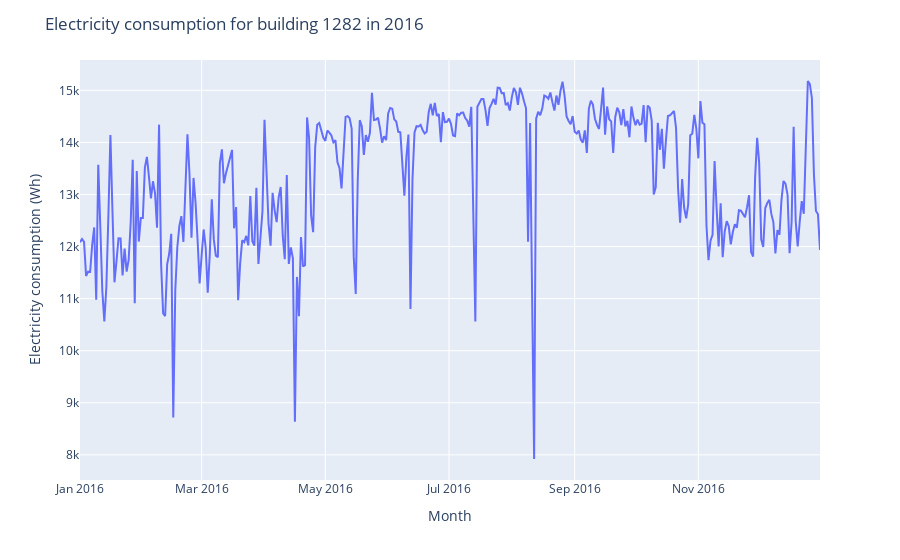

The cell this chart's notebook holds for it:
### Code cell
# Plotting the electricity consumption for building 1282 in 2016
fig = px.line(healthcare_daily, x=healthcare_daily.index, y="meter_reading",)
fig.update_layout(
    yaxis_title="Electricity consumption (Wh)", 
    xaxis_title="Month",
    legend_title="", 
    title="Electricity consumption for building 1282 in 2016"
)
fig.show()

### Figure 1 — Plotly figure (JSON) as saved in the notebook; plotly's stock layout.template omitted (floating-point values rounded to 4 significant figures; data arrays with more than 128 entries replaced by an {"elided": "..."} marker saying what was removed)
{"data": [{"hovertemplate": "timestamp=%{x}<br>meter_reading=%{y}<extra></extra>", "legendgroup": "", "line": {"color": "#636efa", "dash": "solid"}, "marker": {"symbol": "circle"}, "mode": "lines", "name": "", "orientation": "v", "showlegend": false, "type": "scatter", "x": {"elided": "366 str values"}, "xaxis": "x", "y": {"elided": "366 int values"}, "yaxis": "y"}], "layout": {"legend": {"title": {"text": ""}, "tracegroupgap": 0}, "margin": {"t": 60}, "title": {"text": "Electricity consumption for building 1282 in 2016"}, "xaxis": {"anchor": "y", "domain": [0, 1], "title": {"text": "Month"}}, "yaxis": {"anchor": "x", "domain": [0, 1], "title": {"text": "Electricity consumption (Wh)"}}}}
